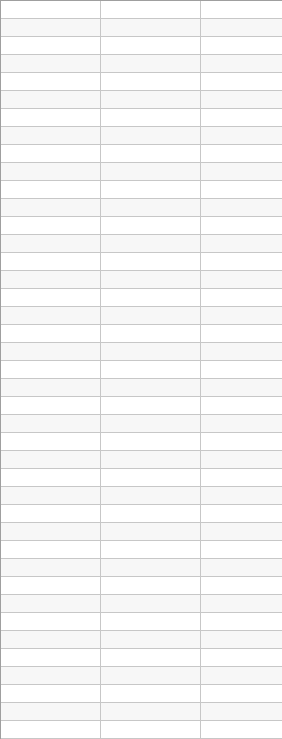
<?xml version="1.0" encoding="UTF-8"?>
<ui version="4.0">
 <class>pluginform2</class>
 <widget class="QWidget" name="pluginform2">
  <property name="geometry">
   <rect>
    <x>0</x>
    <y>0</y>
    <width>282</width>
    <height>739</height>
   </rect>
  </property>
  <property name="windowTitle">
   <string>Form</string>
  </property>
  <widget class="QTableWidget" name="tableWidget">
   <property name="geometry">
    <rect>
     <x>0</x>
     <y>0</y>
     <width>401</width>
     <height>1111</height>
    </rect>
   </property>
   <property name="font">
    <font>
     <pointsize>9</pointsize>
    </font>
   </property>
   <property name="frameShape">
    <enum>QFrame::Panel</enum>
   </property>
   <property name="alternatingRowColors">
    <bool>true</bool>
   </property>
   <property name="rowCount">
    <number>60</number>
   </property>
   <property name="columnCount">
    <number>12</number>
   </property>
   <attribute name="horizontalHeaderVisible">
    <bool>false</bool>
   </attribute>
   <attribute name="horizontalHeaderMinimumSectionSize">
    <number>18</number>
   </attribute>
   <attribute name="horizontalHeaderDefaultSectionSize">
    <number>100</number>
   </attribute>
   <attribute name="horizontalHeaderHighlightSections">
    <bool>true</bool>
   </attribute>
   <attribute name="verticalHeaderVisible">
    <bool>false</bool>
   </attribute>
   <attribute name="verticalHeaderMinimumSectionSize">
    <number>18</number>
   </attribute>
   <attribute name="verticalHeaderDefaultSectionSize">
    <number>18</number>
   </attribute>
   <row/>
   <row/>
   <row/>
   <row/>
   <row/>
   <row/>
   <row/>
   <row/>
   <row/>
   <row/>
   <row/>
   <row/>
   <row/>
   <row/>
   <row/>
   <row/>
   <row/>
   <row/>
   <row/>
   <row/>
   <row/>
   <row/>
   <row/>
   <row/>
   <row/>
   <row/>
   <row/>
   <row/>
   <row/>
   <row/>
   <row/>
   <row/>
   <row/>
   <row/>
   <row/>
   <row/>
   <row/>
   <row/>
   <row/>
   <row/>
   <row/>
   <row/>
   <row/>
   <row/>
   <row/>
   <row/>
   <row/>
   <row/>
   <row/>
   <row/>
   <row/>
   <row/>
   <row/>
   <row/>
   <row/>
   <row/>
   <row/>
   <row/>
   <row/>
   <row/>
   <column/>
   <column/>
   <column/>
   <column/>
   <column/>
   <column/>
   <column/>
   <column/>
   <column/>
   <column/>
   <column/>
   <column/>
  </widget>
 </widget>
 <resources/>
 <connections/>
</ui>
